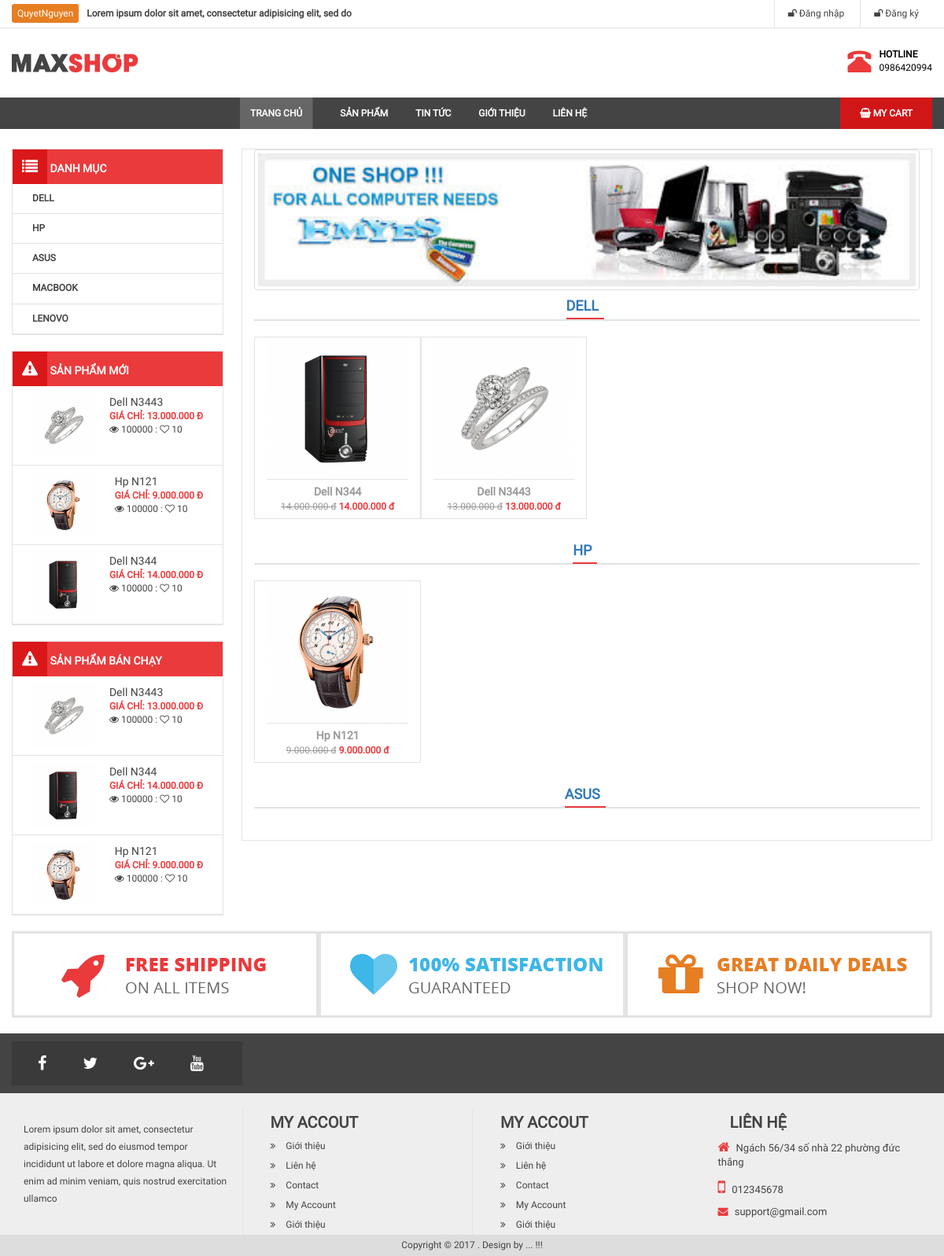
The page / on the database its author committed.
### tables this page shows
CREATE TABLE `category` (
  `id` int(11) NOT NULL,
  `name` varchar(100) DEFAULT NULL,
  `slug` varchar(100) DEFAULT NULL,
  `images` varchar(100) DEFAULT NULL,
  `banner` varchar(100) DEFAULT NULL,
  `home` tinyint(4) DEFAULT 0,
  `status` tinyint(4) DEFAULT 1,
  `created_at` timestamp NOT NULL DEFAULT current_timestamp(),
  `updated_at` timestamp NOT NULL DEFAULT current_timestamp() ON UPDATE current_timestamp()
);

CREATE TABLE `products` (
  `id` int(11) NOT NULL,
  `name` varchar(100) DEFAULT NULL,
  `slug` varchar(100) DEFAULT NULL,
  `price` int(11) DEFAULT NULL,
  `sale` tinyint(4) DEFAULT 0,
  `image` varchar(100) DEFAULT NULL,
  `category_id` int(11) DEFAULT NULL,
  `content` text DEFAULT NULL,
  `pay` int(11) NOT NULL,
  `number` int(11) NOT NULL DEFAULT 0,
  `head` int(11) DEFAULT 0,
  `view` int(11) DEFAULT 0,
  `hot` tinyint(4) DEFAULT 0,
  `created_at` timestamp NULL DEFAULT NULL,
  `updated_at` timestamp NULL DEFAULT NULL ON UPDATE current_timestamp()
);

### libraries/Function.php (called while the page is built, shortened)
<?php
    function base_url()
    {
        return $url  = "http://localhost/tuanphuongphp/";
    }
    function uploads()
    {
        return base_url() . "public/uploads/";
    }
    function formatNumber($number){
        return number_format($number,0,'.','.');
    }
    function salePrice($number,$sale){
        $number = intval($number);
        $sale = intval($sale);
        $price =  $number*(1-$sale/100);
        return formatNumber($price);
    }
 ?>

### libraries/Database.php (called while the page is built, shortened)
<?php
    class Database
    {
        public $link;
        public function __construct()
        {
            $this->link = mysqli_connect("localhost","root","","tuanphuongphp") or die ();
            mysqli_set_charset($this->link,"utf8");
        }
        public function fetchsql( $sql )
        {
            $result = mysqli_query($this->link,$sql) or die("Lỗi  truy vấn sql " .mysqli_error($this->link));
            $data = [];
            if( $result)
            {
                while ($num = mysqli_fetch_assoc($result))
                {
                    $data[] = $num;
                }
            }
            return $data;
        }
         public function fetchAll($table)
        {
            $sql = "SELECT * FROM {$table} WHERE 1" ;
            $result = mysqli_query($this->link,$sql) or die("Lỗi Truy Vấn fetchAll " .mysqli_error($this->link));
            $data = [];
            if( $result)
            {
                while ($num = mysqli_fetch_assoc($result))
                {
                    $data[] = $num;
                }
            }
            return $data;
        }
    }
?>

### autoload/autoload.php (called while the page is built, shortened)
<?php
	require_once __DIR__."/../libraries/Database.php";
	require_once __DIR__."/../libraries/Function.php";
	$db = new Database();
	$category1 = $db->fetchAll("category");
	$sql = "SELECT * FROM products WHERE 1 ORDER BY id DESC LIMIT 3";
	$newProducts = $db->fetchsql($sql);
	$sql = "SELECT * FROM products WHERE 1 ORDER BY pay DESC LIMIT 3";
	$hotProducts = $db->fetchsql($sql);
?>

### index.php (the view, shortened to what this page needs)
<?php
	require_once __DIR__."/autoload/autoload.php";
    $sqlCategory = "SELECT id, name FROM category WHERE home = 1 ORDER BY updated_at";
    $category = $db->fetchsql($sqlCategory);
    $data = [];
    foreach ($category as  $value) {
        $cateID = intval($value['id']);
        $sqlProduct = "SELECT * FROM products WHERE category_id = $cateID";
        $product = $db->fetchsql($sqlProduct);
        $data[$value['name']] = $product;
    }
?>
<?php require_once __DIR__."/layouts/header.php";?>
<div class="col-md-9 bor">
    <section id="slide" class="text-center" >
        <img src="<?php echo base_url()?>/public/frontend/images/slide/banner.jfif" class="img-thumbnail" width="850px" height="230px">
    </section>
    <section class="box-main1">
        <?php foreach ($data as $key => $value): ?>
            <h3 class="title-main" style="text-align: center;"><a href="javascript:void(0)"><?php echo $key; ?></a> </h3>
            <div class="showitem">
                <?php foreach ($value as $item): ?>
                    <div class="col-md-3 item-product bor clearfix">
                    <a href="chi-tiet-san-pham.php?id=<?php echo $item['id']?>">
                        <img src="<?php echo uploads() ?>product/<?php echo $item['image'] ?>" class="" width="100%" height="180">
                    </a>
                    <div class="info-item">
                        <a href="chi-tiet-san-pham.php?id=<?php echo $item['id']?>"><?php echo $item['name']; ?></a>
                        <p><strike class="sale"><?php echo formatNumber($item['price']) ?> đ</strike> <b class="price"><?php echo salePrice($item['price'],$item['sale'])?> đ</b></p>
                    </div>
                </div>
                <?php endforeach ?>
                <div class="clearfix"></div>
            </div>
        <?php endforeach ?>
    </section>
</div>
<?php require_once __DIR__."/layouts/footer.php";

### layouts/header.php (shortened to what this page needs)
<!DOCTYPE html>
<html>
    <head>
        <link rel="stylesheet" type="text/css" href="<?php echo base_url()?>public/frontend/css/font-awesome.min.css">
        <link rel="stylesheet" type="text/css" href="<?php echo base_url()?>public/frontend/css/bootstrap.min.css">
        <link rel="stylesheet" type="text/css" href="<?php echo base_url()?>public/frontend/css/slick.css"/>
        <link rel="stylesheet" type="text/css" href="<?php echo base_url()?>public/frontend/css/slick-theme.css"/>
        <link rel="stylesheet" type="text/css" href="<?php echo base_url()?>public/frontend/css/style.css">
    </head>
    <body>
        <div id="wrapper">
            <div id="header">
                <div id="header-top">
                    <div class="container">
                        <div class="row clearfix">
                            <div class="col-md-6" id="header-text">
                                <a>QuyetNguyen</a><b>Lorem ipsum dolor sit amet, consectetur adipisicing elit, sed do </b>
                            </div>
                            <div class="col-md-6">
                                <nav id="header-nav-top">
                                    <ul class="list-inline pull-right" id="headermenu">
                                        <?php if (isset($_SESSION['name'])): ?>
                                             <li>
                                                <a href="dang-nhap.php" style="color: red;">Xin chào: <?php echo $_SESSION['name'];?></a>
                                            </li>
                                            <li>
                                                <a href=""><i class="fa fa-user"></i> Tài khoản của bạn <i class="fa fa-caret-down"></i></a>
                                                <ul id="header-submenu" style="margin-top: 36px;margin-left: -115px;width: 124px;">
                                                    <li><a href="user/edit.php">Thông tin</a></li>
                                                    <li><a href="gio-hang.php">Giỏ hàng</a></li>
                                                    <li><a href="thoat.php"><i class="fa fa-share-square-o"></i>Thoát</a></li>
                                                </ul>
                                            </li>
                                        <?php else: ?>
                                            <li>
                                                <a href="dang-nhap.php"><i class="fa fa-unlock"></i> Đăng nhập</a>
                                            </li>
                                            <li>
                                                <a href="dang-ky.php"><i class="fa fa-unlock"></i> Đăng ký</a>
                                            </li>
                                        <?php endif ?>
                                    </ul>
                                </nav>
                            </div>
                        </div>
                    </div>
                </div>
                <div class="container">
                    <div class="row " id="header-main">
                        <div class="col-md-4 ">
                            <a href="">
                                <img src="<?php echo base_url() ?>public/frontend/images/logo-default.png">
                            </a>
                        </div>
                        <div class="col-md-3 col-md-offset-5" id="header-right">
                            <div class="pull-right">
                                <div class="pull-left">
                                    <i class="glyphicon glyphicon-phone-alt"></i>
                                </div>
                                <div class="pull-right">
                                    <p id="hotline">HOTLINE</p>
                                    <p>0986420994</p>
                                </div>
                            </div>
                        </div>
                    </div>
                </div>
            </div>
            <div id="menunav">
                <div class="container">
                    <nav>
                        <div class="home pull-left">
                            <a href="index.php">Trang chủ</a>
                        </div>
                        <ul id="menu-main">
                            <li>
                                <a href="">Sản phẩm</a>
                            </li>
                            <li>
                                <a href="">Tin tức</a>
                            </li>
                            <li>
                                <a href="">Giới thiệu</a>
                            </li>
                            <li>
                                <a href="">Liên hệ</a>
                            </li>
                        </ul>
                        <ul class="pull-right" id="main-shopping">
                            <li>
                                <a href=""><i class="fa fa-shopping-basket"></i> My Cart </a>
                            </li>
                        </ul>
                    </nav>
                </div>
            </div>
            <div id="maincontent">
                <div class="container">
                    <div class="col-md-3  fixside" >
                        <div class="box-left box-menu" >
                            <h3 class="box-title"><i class="fa fa-list"></i>  Danh mục</h3>
                            <ul>
                                <?php foreach ($category1 as $value): ?>
                                    <li><a href="danh-muc-san-pham.php?id=<?php echo $value['id']?>"><?php echo $value['name']; ?></a></li>
                                <?php endforeach ?>
                            </ul>
                        </div>
                        <div class="box-left box-menu">
                            <h3 class="box-title"><i class="fa fa-warning"></i>  Sản phẩm mới </h3>
                            <ul>
                                <?php foreach ($newProducts as $value): ?>
                                    <li class="clearfix">
                                    <a href="chi-tiet-san-pham.php?id=<?php echo $value['id']?>">
                                        <img src="<?php echo uploads()?>product/<?php echo $value['image']?>" class="img-responsive pull-left" width="80" height="80">
                                        <div class="info pull-right">
                                            <p class="name"> <?php echo $value['name']; ?></p >
                                            <?php if ($value['sale']>0): ?>
                                                <b class="price">Giảm giá: <?php echo salePrice($value['price'],$value['sale'])?> đ</b><br>
                                                <b class="sale">Giá gốc: <?php echo formatNumber($value['price']);?> đ</b><br>
                                            <?php else: ?>
                                                <b class="price">Giá chỉ: <?php echo formatNumber($value['price']);?> đ</b><br>
                                            <?php endif ?>
                                            <span class="view"><i class="fa fa-eye"></i> 100000 : <i class="fa fa-heart-o"></i> 10</span>
                                        </div>
                                    </a>
                                </li>
                                <?php endforeach ?>
                            </ul>
                        </div>
                        <div class="box-left box-menu">
                            <h3 class="box-title"><i class="fa fa-warning"></i>  Sản phẩm bán chạy </h3>
                            <ul>
                                <?php foreach ($hotProducts as $value): ?>
                                    <li class="clearfix">
                                    <a href="chi-tiet-san-pham.php?id=<?php echo $value['id']?>">
                                        <img src="<?php echo uploads()?>product/<?php echo $value['image']?>" class="img-responsive pull-left" width="80" height="80">
                                        <div class="info pull-right">
                                            <p class="name"> <?php echo $value['name']; ?></p >
                                             <?php if ($value['sale']>0): ?>
                                                <b class="price">Giảm giá: <?php echo salePrice($value['price'],$value['sale'])?> đ</b><br>
                                                <b class="sale">Giá gốc: <?php echo formatNumber($value['price']);?> đ</b><br>
                                            <?php else: ?>
                                                <b class="price">Giá chỉ: <?php echo formatNumber($value['price']);?> đ</b><br>
                                            <?php endif ?>
                                            <span class="view"><i class="fa fa-eye"></i> 100000 : <i class="fa fa-heart-o"></i> 10</span>
                                        </div>
                                    </a>
                                </li>
                                <?php endforeach ?>
                            </ul>
                        </div>
                    </div>

### rows shown on the page
category: name "DELL"
category: name "HP"
category: name "ASUS"
category: name "MACBOOK"
category: name "LENOVO"
products: image (picture), name "Dell N3443", price "13.000.000", salePrice($item['price'],$item['sale']) "13.000.000"
products: image (picture), name "Hp N121", price "9.000.000", salePrice($item['price'],$item['sale']) "9.000.000"
products: image (picture), name "Dell N344", price "14.000.000", salePrice($item['price'],$item['sale']) "14.000.000"

### other values the page prints
$key "DELL"
$key "HP"
$key "ASUS"
